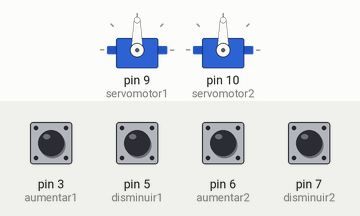
Simulated run of this sketch. Board: Arduino Uno, built with avr-gcc and run on an emulated ATmega328P. Shown: 2 × servo. The inputs (shaded band) are chosen by the test bench; at power-on: pin 3 (aumentar1), pin 5 (disminuir1), pin 6 (aumentar2), pin 7 (disminuir2) HIGH.

Above: at 1.2 s.
1.3 s: pin 3 (aumentar1) pulled LOW for 0.15 s
At 2.0 s:
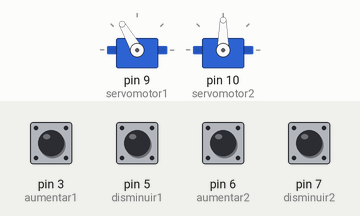
2.9 s: pin 5 (disminuir1) pulled LOW for 1 s
At 4.2 s:
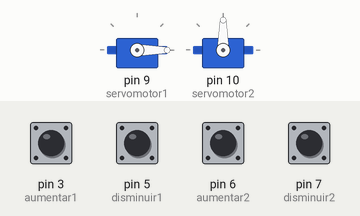
5.9 s: pin 6 (aumentar2) pulled LOW for 1 s
At 6.9 s:
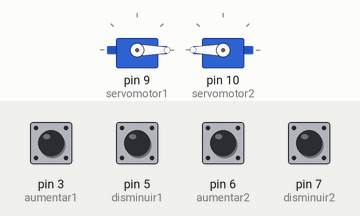
8.9 s: pin 7 (disminuir2) pulled LOW for 1 s
At 10.2 s:
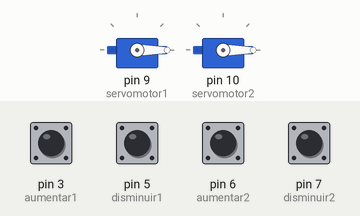
11.9 s: pin 3 (aumentar1) pulled LOW for 1 s
At 13.7 s:
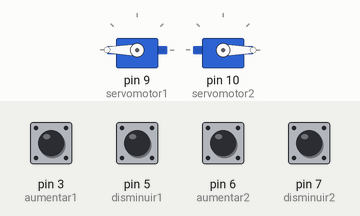
14.9 s: pin 6 (aumentar2) pulled LOW for 0.15 s
At 16.0 s:
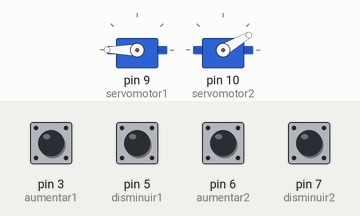
Timing chart, 0 to 17.5 s (numbered marks = the images above; inputs shaded):
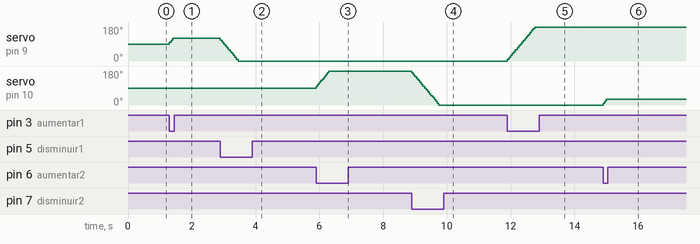

The sketch:

Servo180_Control.ino
```cpp
#include <Servo.h>

Servo servomotor1;
Servo servomotor2;

const int aumentar1 = 3; // Pin para incrementar el ángulo del servo 1
const int disminuir1 = 5; // Pin para disminuir el ángulo del servo 1
const int aumentar2 = 6; // Pin para incrementar el ángulo del servo 2
const int disminuir2 = 7; // Pin para disminuir el ángulo del servo 2

int angulo1 = 90; // Ángulo inicial del servo 1
int angulo2 = 90; // Ángulo inicial del servo 2

void setup() {
  servomotor1.attach(9); // Conectar el servo 1 al pin PWM 9
  servomotor2.attach(10); // Conectar el servo 2 al pin PWM 10

  pinMode(disminuir1, INPUT_PULLUP); // Pulsadores con resistencia pull-up
  pinMode(aumentar1, INPUT_PULLUP);
  pinMode(disminuir2, INPUT_PULLUP);
  pinMode(aumentar2, INPUT_PULLUP);

  servomotor1.write(angulo1); // Inicializar el servo 1
  servomotor2.write(angulo2); // Inicializar el servo 2
}

void loop() {
  // Control del servo 1
  if (digitalRead(aumentar1) == LOW) {
    if (angulo1 < 180) {
      angulo1 += 10; // Incrementar ángulo en pasos
      servomotor1.write(angulo1);
      delay(50); // Antirrebote
    }
  }
  if (digitalRead(disminuir1) == LOW) {
    if (angulo1 > 0) {
      angulo1 -= 10; // Disminuir ángulo en pasos
      servomotor1.write(angulo1);
      delay(50); // Antirrebote
    }
  }

  // Control del servo 2
  if (digitalRead(aumentar2) == LOW) {
    if (angulo2 < 180) {
      angulo2 += 10; // Incrementar ángulo en pasos
      servomotor2.write(angulo2);
      delay(50); // Antirrebote
    }
  }
  if (digitalRead(disminuir2) == LOW) {
    if (angulo2 > 0) {
      angulo2 -= 10; // Disminuir ángulo en pasos
      servomotor2.write(angulo2);
      delay(50); // Antirrebote
    }
  }
}
```

Measured:
- after the input at 1.3 s, servo on pin 9 (servomotor1): 90° → 120° at once
- after the input at 2.9 s, servo on pin 9 (servomotor1): moves from 120° to 0° over 0.55 s, starting at once
- after the input at 5.9 s, servo on pin 10 (servomotor2): moves from 90° to 180° over 0.40 s, starting at once
- after the input at 8.9 s, servo on pin 10 (servomotor2): moves from 180° to 0° over 0.85 s, starting at once
- after the input at 11.9 s, servo on pin 9 (servomotor1): moves from 0° to 180° over 0.85 s, starting at once
- after the input at 14.9 s, servo on pin 10 (servomotor2): 0° → 30° at once
